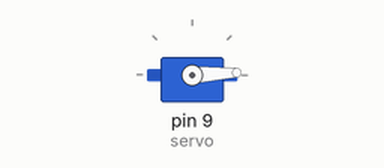
Recording of a sketch running on a simulated Arduino Uno, built with avr-gcc and run on an emulated ATmega328P. Shown: servo.

Above: at 0.05 s.
At 0.9 s:
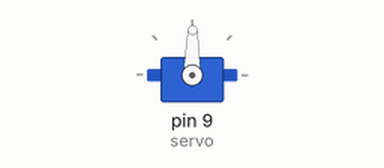
At 1.75 s:
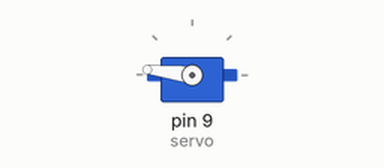
At 3.45 s:
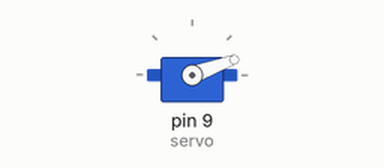
Timing chart, 0 to 8.4 s (numbered marks = the images above):
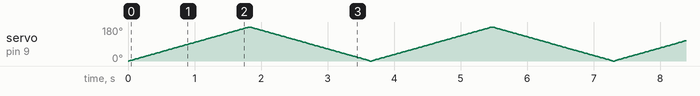

The sketch:

Sweep.ino
```cpp
// (licence header left out)
// Sweep: the servo on D9 turns from 0 to 180 degrees and back, a degree every
// 10 ms. The Servo library sends it a pulse every 20 ms; how long the pulse
// lasts, 1 to 2 ms, is the angle.
#include <Servo.h>

Servo servo;

void setup() {
  servo.attach(9);
}

void loop() {
  for (int angle = 0; angle <= 180; angle++) {
    servo.write(angle);
    delay(10);
  }
  for (int angle = 180; angle >= 0; angle--) {
    servo.write(angle);
    delay(10);
  }
}
```
